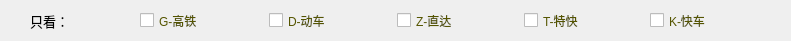
   <widget class="QWidget" name="WidgetForTraintype" native="true">
    <property name="geometry">
     <rect>
      <x>330</x>
      <y>260</y>
      <width>791</width>
      <height>41</height>
     </rect>
    </property>
    <property name="sizePolicy">
     <sizepolicy hsizetype="Fixed" vsizetype="Fixed">
      <horstretch>0</horstretch>
      <verstretch>0</verstretch>
     </sizepolicy>
    </property>
    <widget class="QLabel" name="LabelForTraintypeTip">
     <property name="geometry">
      <rect>
       <x>30</x>
       <y>10</y>
       <width>61</width>
       <height>21</height>
      </rect>
     </property>
     <property name="sizePolicy">
      <sizepolicy hsizetype="Fixed" vsizetype="Fixed">
       <horstretch>0</horstretch>
       <verstretch>0</verstretch>
      </sizepolicy>
     </property>
     <property name="font">
      <font>
       <family>幼圆</family>
       <pointsize>10</pointsize>
      </font>
     </property>
     <property name="layoutDirection">
      <enum>Qt::LeftToRight</enum>
     </property>
     <property name="text">
      <string>只看：</string>
     </property>
    </widget>
    <widget class="QWidget" name="layoutWidget">
     <property name="geometry">
      <rect>
       <x>80</x>
       <y>10</y>
       <width>691</width>
       <height>21</height>
      </rect>
     </property>
     <property name="sizePolicy">
      <sizepolicy hsizetype="Fixed" vsizetype="Fixed">
       <horstretch>0</horstretch>
       <verstretch>0</verstretch>
      </sizepolicy>
     </property>
     <layout class="QHBoxLayout" name="horizontalLayout">
      <item>
       <widget class="QCheckBox" name="G_checkBox">
        <property name="sizePolicy">
         <sizepolicy hsizetype="Fixed" vsizetype="Fixed">
          <horstretch>0</horstretch>
          <verstretch>0</verstretch>
         </sizepolicy>
        </property>
        <property name="palette">
         <palette>
          <active>
           <colorrole role="WindowText">
            <brush brushstyle="SolidPattern">
             <color alpha="255">
              <red>85</red>
              <green>85</green>
              <blue>0</blue>
             </color>
            </brush>
           </colorrole>
           <colorrole role="Text">
            <brush brushstyle="SolidPattern">
             <color alpha="255">
              <red>0</red>
              <green>0</green>
              <blue>0</blue>
             </color>
            </brush>
           </colorrole>
           <colorrole role="ButtonText">
            <brush brushstyle="SolidPattern">
             <color alpha="255">
              <red>0</red>
              <green>0</green>
              <blue>0</blue>
             </color>
            </brush>
           </colorrole>
           <colorrole role="Shadow">
            <brush brushstyle="SolidPattern">
             <color alpha="255">
              <red>170</red>
              <green>170</green>
              <blue>127</blue>
             </color>
            </brush>
           </colorrole>
           <colorrole role="PlaceholderText">
            <brush brushstyle="SolidPattern">
             <color alpha="128">
              <red>255</red>
              <green>255</green>
              <blue>0</blue>
             </color>
            </brush>
           </colorrole>
          </active>
          <inactive>
           <colorrole role="WindowText">
            <brush brushstyle="SolidPattern">
             <color alpha="255">
              <red>85</red>
              <green>85</green>
              <blue>0</blue>
             </color>
            </brush>
           </colorrole>
           <colorrole role="Text">
            <brush brushstyle="SolidPattern">
             <color alpha="255">
              <red>0</red>
              <green>0</green>
              <blue>0</blue>
             </color>
            </brush>
           </colorrole>
           <colorrole role="ButtonText">
            <brush brushstyle="SolidPattern">
             <color alpha="255">
              <red>0</red>
              <green>0</green>
              <blue>0</blue>
             </color>
            </brush>
           </colorrole>
           <colorrole role="Shadow">
            <brush brushstyle="SolidPattern">
             <color alpha="255">
              <red>170</red>
              <green>170</green>
              <blue>127</blue>
             </color>
            </brush>
           </colorrole>
           <colorrole role="PlaceholderText">
            <brush brushstyle="SolidPattern">
             <color alpha="128">
              <red>255</red>
              <green>255</green>
              <blue>0</blue>
             </color>
            </brush>
           </colorrole>
          </inactive>
          <disabled>
           <colorrole role="WindowText">
            <brush brushstyle="SolidPattern">
             <color alpha="255">
              <red>120</red>
              <green>120</green>
              <blue>120</blue>
             </color>
            </brush>
           </colorrole>
           <colorrole role="Text">
            <brush brushstyle="SolidPattern">
             <color alpha="255">
              <red>120</red>
              <green>120</green>
              <blue>120</blue>
             </color>
            </brush>
           </colorrole>
           <colorrole role="ButtonText">
            <brush brushstyle="SolidPattern">
             <color alpha="255">
              <red>120</red>
              <green>120</green>
              <blue>120</blue>
             </color>
            </brush>
           </colorrole>
           <colorrole role="Shadow">
            <brush brushstyle="SolidPattern">
             <color alpha="255">
              <red>170</red>
              <green>170</green>
              <blue>127</blue>
             </color>
            </brush>
           </colorrole>
           <colorrole role="PlaceholderText">
            <brush brushstyle="SolidPattern">
             <color alpha="128">
              <red>0</red>
              <green>0</green>
              <blue>0</blue>
             </color>
            </brush>
           </colorrole>
          </disabled>
         </palette>
        </property>
        <property name="text">
         <string>G-高铁</string>
        </property>
       </widget>
      </item>
      <item>
       <widget class="QCheckBox" name="D_checkBox_2">
        <property name="sizePolicy">
         <sizepolicy hsizetype="Fixed" vsizetype="Fixed">
          <horstretch>0</horstretch>
          <verstretch>0</verstretch>
         </sizepolicy>
        </property>
        <property name="palette">
         <palette>
          <active>
           <colorrole role="WindowText">
            <brush brushstyle="SolidPattern">
             <color alpha="255">
              <red>85</red>
              <green>85</green>
              <blue>0</blue>
             </color>
            </brush>
           </colorrole>
           <colorrole role="Text">
            <brush brushstyle="SolidPattern">
             <color alpha="255">
              <red>0</red>
              <green>0</green>
              <blue>0</blue>
             </color>
            </brush>
           </colorrole>
           <colorrole role="ButtonText">
            <brush brushstyle="SolidPattern">
             <color alpha="255">
              <red>0</red>
              <green>0</green>
              <blue>0</blue>
             </color>
            </brush>
           </colorrole>
           <colorrole role="Shadow">
            <brush brushstyle="SolidPattern">
             <color alpha="255">
              <red>170</red>
              <green>170</green>
              <blue>127</blue>
             </color>
            </brush>
           </colorrole>
           <colorrole role="PlaceholderText">
            <brush brushstyle="SolidPattern">
             <color alpha="128">
              <red>255</red>
              <green>255</green>
              <blue>0</blue>
             </color>
            </brush>
           </colorrole>
          </active>
          <inactive>
           <colorrole role="WindowText">
            <brush brushstyle="SolidPattern">
             <color alpha="255">
              <red>85</red>
              <green>85</green>
              <blue>0</blue>
             </color>
            </brush>
           </colorrole>
           <colorrole role="Text">
            <brush brushstyle="SolidPattern">
             <color alpha="255">
              <red>0</red>
              <green>0</green>
              <blue>0</blue>
             </color>
            </brush>
           </colorrole>
           <colorrole role="ButtonText">
            <brush brushstyle="SolidPattern">
             <color alpha="255">
              <red>0</red>
              <green>0</green>
              <blue>0</blue>
             </color>
            </brush>
           </colorrole>
           <colorrole role="Shadow">
            <brush brushstyle="SolidPattern">
             <color alpha="255">
              <red>170</red>
              <green>170</green>
              <blue>127</blue>
             </color>
            </brush>
           </colorrole>
           <colorrole role="PlaceholderText">
            <brush brushstyle="SolidPattern">
             <color alpha="128">
              <red>255</red>
              <green>255</green>
              <blue>0</blue>
             </color>
            </brush>
           </colorrole>
          </inactive>
          <disabled>
           <colorrole role="WindowText">
            <brush brushstyle="SolidPattern">
             <color alpha="255">
              <red>120</red>
              <green>120</green>
              <blue>120</blue>
             </color>
            </brush>
           </colorrole>
           <colorrole role="Text">
            <brush brushstyle="SolidPattern">
             <color alpha="255">
              <red>120</red>
              <green>120</green>
              <blue>120</blue>
             </color>
            </brush>
           </colorrole>
           <colorrole role="ButtonText">
            <brush brushstyle="SolidPattern">
             <color alpha="255">
              <red>120</red>
              <green>120</green>
              <blue>120</blue>
             </color>
            </brush>
           </colorrole>
           <colorrole role="Shadow">
            <brush brushstyle="SolidPattern">
             <color alpha="255">
              <red>170</red>
              <green>170</green>
              <blue>127</blue>
             </color>
            </brush>
           </colorrole>
           <colorrole role="PlaceholderText">
            <brush brushstyle="SolidPattern">
             <color alpha="128">
              <red>0</red>
              <green>0</green>
              <blue>0</blue>
             </color>
            </brush>
           </colorrole>
          </disabled>
         </palette>
        </property>
        <property name="text">
         <string>D-动车</string>
        </property>
       </widget>
      </item>
      <item>
       <widget class="QCheckBox" name="Z_checkBox_3">
        <property name="sizePolicy">
         <sizepolicy hsizetype="Fixed" vsizetype="Fixed">
          <horstretch>0</horstretch>
          <verstretch>0</verstretch>
         </sizepolicy>
        </property>
        <property name="palette">
         <palette>
          <active>
           <colorrole role="WindowText">
            <brush brushstyle="SolidPattern">
             <color alpha="255">
              <red>85</red>
              <green>85</green>
              <blue>0</blue>
             </color>
            </brush>
           </colorrole>
           <colorrole role="Text">
            <brush brushstyle="SolidPattern">
             <color alpha="255">
              <red>0</red>
              <green>0</green>
              <blue>0</blue>
             </color>
            </brush>
           </colorrole>
           <colorrole role="ButtonText">
            <brush brushstyle="SolidPattern">
             <color alpha="255">
              <red>0</red>
              <green>0</green>
              <blue>0</blue>
             </color>
            </brush>
           </colorrole>
           <colorrole role="Shadow">
            <brush brushstyle="SolidPattern">
             <color alpha="255">
              <red>170</red>
              <green>170</green>
              <blue>127</blue>
             </color>
            </brush>
           </colorrole>
           <colorrole role="PlaceholderText">
            <brush brushstyle="SolidPattern">
             <color alpha="128">
              <red>255</red>
              <green>255</green>
              <blue>0</blue>
             </color>
            </brush>
           </colorrole>
          </active>
          <inactive>
           <colorrole role="WindowText">
            <brush brushstyle="SolidPattern">
             <color alpha="255">
              <red>85</red>
              <green>85</green>
              <blue>0</blue>
             </color>
            </brush>
           </colorrole>
           <colorrole role="Text">
            <brush brushstyle="SolidPattern">
             <color alpha="255">
              <red>0</red>
              <green>0</green>
              <blue>0</blue>
             </color>
            </brush>
           </colorrole>
           <colorrole role="ButtonText">
            <brush brushstyle="SolidPattern">
             <color alpha="255">
              <red>0</red>
              <green>0</green>
              <blue>0</blue>
             </color>
            </brush>
           </colorrole>
           <colorrole role="Shadow">
            <brush brushstyle="SolidPattern">
             <color alpha="255">
              <red>170</red>
              <green>170</green>
              <blue>127</blue>
             </color>
            </brush>
           </colorrole>
           <colorrole role="PlaceholderText">
            <brush brushstyle="SolidPattern">
             <color alpha="128">
              <red>255</red>
              <green>255</green>
              <blue>0</blue>
             </color>
            </brush>
           </colorrole>
          </inactive>
          <disabled>
           <colorrole role="WindowText">
            <brush brushstyle="SolidPattern">
             <color alpha="255">
              <red>120</red>
              <green>120</green>
              <blue>120</blue>
             </color>
            </brush>
           </colorrole>
           <colorrole role="Text">
            <brush brushstyle="SolidPattern">
             <color alpha="255">
              <red>120</red>
              <green>120</green>
              <blue>120</blue>
             </color>
            </brush>
           </colorrole>
           <colorrole role="ButtonText">
            <brush brushstyle="SolidPattern">
             <color alpha="255">
              <red>120</red>
              <green>120</green>
              <blue>120</blue>
             </color>
            </brush>
           </colorrole>
           <colorrole role="Shadow">
            <brush brushstyle="SolidPattern">
             <color alpha="255">
              <red>170</red>
              <green>170</green>
              <blue>127</blue>
             </color>
            </brush>
           </colorrole>
           <colorrole role="PlaceholderText">
            <brush brushstyle="SolidPattern">
             <color alpha="128">
              <red>0</red>
              <green>0</green>
              <blue>0</blue>
             </color>
            </brush>
           </colorrole>
          </disabled>
         </palette>
        </property>
        <property name="text">
         <string>Z-直达</string>
        </property>
       </widget>
      </item>
      <item>
       <widget class="QCheckBox" name="T_checkBox_4">
        <property name="sizePolicy">
         <sizepolicy hsizetype="Fixed" vsizetype="Fixed">
          <horstretch>0</horstretch>
          <verstretch>0</verstretch>
         </sizepolicy>
        </property>
        <property name="palette">
         <palette>
          <active>
           <colorrole role="WindowText">
            <brush brushstyle="SolidPattern">
             <color alpha="255">
              <red>85</red>
              <green>85</green>
              <blue>0</blue>
             </color>
            </brush>
           </colorrole>
           <colorrole role="Text">
            <brush brushstyle="SolidPattern">
             <color alpha="255">
              <red>0</red>
              <green>0</green>
              <blue>0</blue>
             </color>
            </brush>
           </colorrole>
           <colorrole role="ButtonText">
            <brush brushstyle="SolidPattern">
             <color alpha="255">
              <red>0</red>
              <green>0</green>
              <blue>0</blue>
             </color>
            </brush>
           </colorrole>
           <colorrole role="Shadow">
            <brush brushstyle="SolidPattern">
             <color alpha="255">
              <red>170</red>
              <green>170</green>
              <blue>127</blue>
             </color>
            </brush>
           </colorrole>
           <colorrole role="PlaceholderText">
            <brush brushstyle="SolidPattern">
             <color alpha="128">
              <red>255</red>
              <green>255</green>
              <blue>0</blue>
             </color>
            </brush>
           </colorrole>
          </active>
          <inactive>
           <colorrole role="WindowText">
            <brush brushstyle="SolidPattern">
             <color alpha="255">
              <red>85</red>
              <green>85</green>
              <blue>0</blue>
             </color>
            </brush>
           </colorrole>
           <colorrole role="Text">
            <brush brushstyle="SolidPattern">
             <color alpha="255">
              <red>0</red>
              <green>0</green>
              <blue>0</blue>
             </color>
            </brush>
           </colorrole>
           <colorrole role="ButtonText">
            <brush brushstyle="SolidPattern">
             <color alpha="255">
              <red>0</red>
              <green>0</green>
              <blue>0</blue>
             </color>
            </brush>
           </colorrole>
           <colorrole role="Shadow">
            <brush brushstyle="SolidPattern">
             <color alpha="255">
              <red>170</red>
              <green>170</green>
              <blue>127</blue>
             </color>
            </brush>
           </colorrole>
           <colorrole role="PlaceholderText">
            <brush brushstyle="SolidPattern">
             <color alpha="128">
              <red>255</red>
              <green>255</green>
              <blue>0</blue>
             </color>
            </brush>
           </colorrole>
          </inactive>
          <disabled>
           <colorrole role="WindowText">
            <brush brushstyle="SolidPattern">
             <color alpha="255">
              <red>120</red>
              <green>120</green>
              <blue>120</blue>
             </color>
            </brush>
           </colorrole>
           <colorrole role="Text">
            <brush brushstyle="SolidPattern">
             <color alpha="255">
              <red>120</red>
              <green>120</green>
              <blue>120</blue>
             </color>
            </brush>
           </colorrole>
           <colorrole role="ButtonText">
            <brush brushstyle="SolidPattern">
             <color alpha="255">
              <red>120</red>
              <green>120</green>
              <blue>120</blue>
             </color>
            </brush>
           </colorrole>
           <colorrole role="Shadow">
            <brush brushstyle="SolidPattern">
             <color alpha="255">
              <red>170</red>
              <green>170</green>
              <blue>127</blue>
             </color>
            </brush>
           </colorrole>
           <colorrole role="PlaceholderText">
            <brush brushstyle="SolidPattern">
             <color alpha="128">
              <red>0</red>
              <green>0</green>
              <blue>0</blue>
             </color>
            </brush>
           </colorrole>
          </disabled>
         </palette>
        </property>
        <property name="text">
         <string>T-特快</string>
        </property>
       </widget>
      </item>
      <item>
       <widget class="QCheckBox" name="K_checkBox_5">
        <property name="sizePolicy">
         <sizepolicy hsizetype="Fixed" vsizetype="Fixed">
          <horstretch>0</horstretch>
          <verstretch>0</verstretch>
         </sizepolicy>
        </property>
        <property name="palette">
         <palette>
          <active>
           <colorrole role="WindowText">
            <brush brushstyle="SolidPattern">
             <color alpha="255">
              <red>85</red>
              <green>85</green>
              <blue>0</blue>
             </color>
            </brush>
           </colorrole>
           <colorrole role="Text">
            <brush brushstyle="SolidPattern">
             <color alpha="255">
              <red>0</red>
              <green>0</green>
              <blue>0</blue>
             </color>
            </brush>
           </colorrole>
           <colorrole role="ButtonText">
            <brush brushstyle="SolidPattern">
             <color alpha="255">
              <red>0</red>
              <green>0</green>
              <blue>0</blue>
             </color>
            </brush>
           </colorrole>
           <colorrole role="Shadow">
            <brush brushstyle="SolidPattern">
             <color alpha="255">
              <red>170</red>
              <green>170</green>
              <blue>127</blue>
             </color>
            </brush>
           </colorrole>
           <colorrole role="LinkVisited">
            <brush brushstyle="SolidPattern">
             <color alpha="255">
              <red>255</red>
              <green>0</green>
              <blue>127</blue>
             </color>
            </brush>
           </colorrole>
           <colorrole role="PlaceholderText">
            <brush brushstyle="SolidPattern">
             <color alpha="128">
              <red>255</red>
              <green>255</green>
              <blue>0</blue>
             </color>
            </brush>
           </colorrole>
          </active>
          <inactive>
           <colorrole role="WindowText">
            <brush brushstyle="SolidPattern">
             <color alpha="255">
              <red>85</red>
              <green>85</green>
              <blue>0</blue>
             </color>
            </brush>
           </colorrole>
           <colorrole role="Text">
            <brush brushstyle="SolidPattern">
             <color alpha="255">
              <red>0</red>
              <green>0</green>
              <blue>0</blue>
             </color>
            </brush>
           </colorrole>
           <colorrole role="ButtonText">
            <brush brushstyle="SolidPattern">
             <color alpha="255">
              <red>0</red>
              <green>0</green>
              <blue>0</blue>
             </color>
            </brush>
           </colorrole>
           <colorrole role="Shadow">
            <brush brushstyle="SolidPattern">
             <color alpha="255">
              <red>170</red>
              <green>170</green>
              <blue>127</blue>
             </color>
            </brush>
           </colorrole>
           <colorrole role="LinkVisited">
            <brush brushstyle="SolidPattern">
             <color alpha="255">
              <red>255</red>
              <green>0</green>
              <blue>127</blue>
             </color>
            </brush>
           </colorrole>
           <colorrole role="PlaceholderText">
            <brush brushstyle="SolidPattern">
             <color alpha="128">
              <red>255</red>
              <green>255</green>
              <blue>0</blue>
             </color>
            </brush>
           </colorrole>
          </inactive>
          <disabled>
           <colorrole role="WindowText">
            <brush brushstyle="SolidPattern">
             <color alpha="255">
              <red>120</red>
              <green>120</green>
              <blue>120</blue>
             </color>
            </brush>
           </colorrole>
           <colorrole role="Text">
            <brush brushstyle="SolidPattern">
             <color alpha="255">
              <red>120</red>
              <green>120</green>
              <blue>120</blue>
             </color>
            </brush>
           </colorrole>
           <colorrole role="ButtonText">
            <brush brushstyle="SolidPattern">
             <color alpha="255">
              <red>120</red>
              <green>120</green>
              <blue>120</blue>
             </color>
            </brush>
           </colorrole>
           <colorrole role="Shadow">
            <brush brushstyle="SolidPattern">
             <color alpha="255">
              <red>170</red>
              <green>170</green>
              <blue>127</blue>
             </color>
            </brush>
           </colorrole>
           <colorrole role="LinkVisited">
            <brush brushstyle="SolidPattern">
             <color alpha="255">
              <red>255</red>
              <green>0</green>
              <blue>127</blue>
             </color>
            </brush>
           </colorrole>
           <colorrole role="PlaceholderText">
            <brush brushstyle="SolidPattern">
             <color alpha="128">
              <red>0</red>
              <green>0</green>
              <blue>0</blue>
             </color>
            </brush>
           </colorrole>
          </disabled>
         </palette>
        </property>
        <property name="text">
         <string>K-快车</string>
        </property>
       </widget>
      </item>
     </layout>
    </widget>
   </widget>
